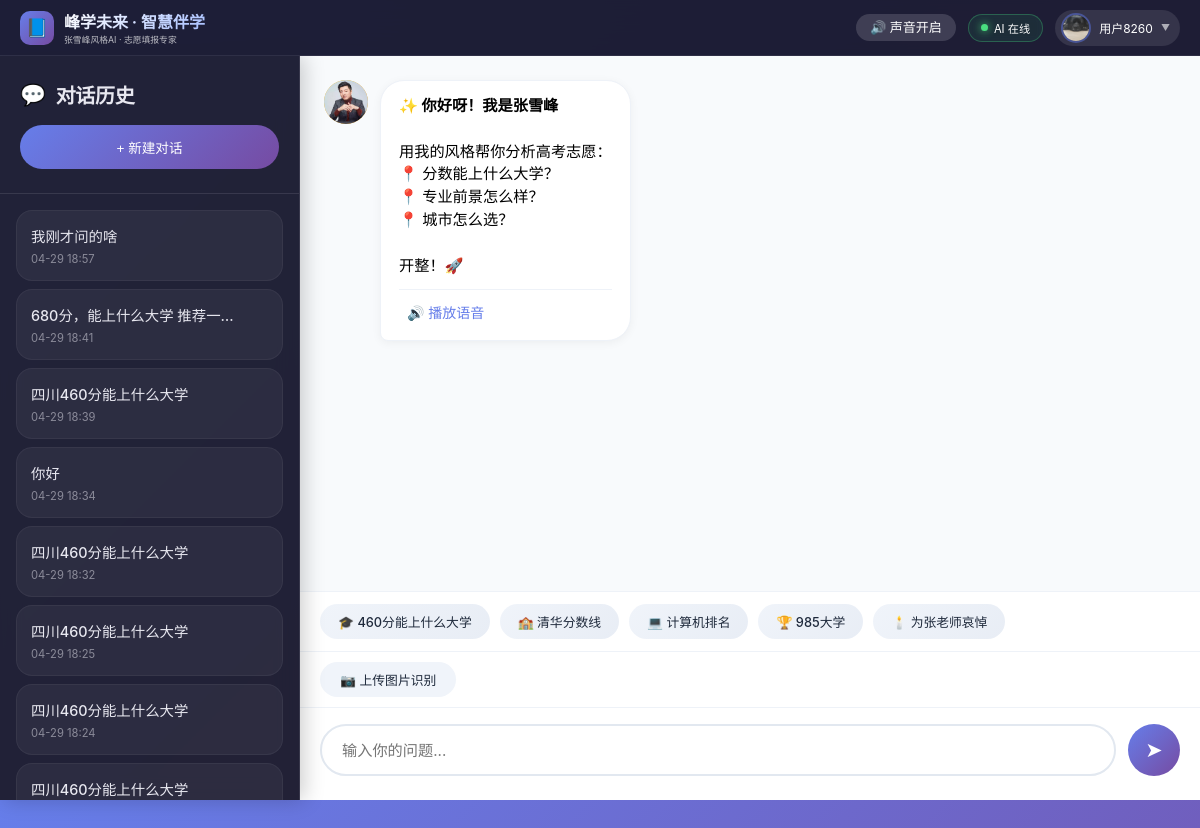
/ (signed in), run on the app's committed database.
### chat/models.py (models this page shows, shortened)
class Conversation(models.Model):
    session_id = models.CharField(max_length=100, unique=True, db_index=True)
    user = models.ForeignKey(
        User,
        on_delete=models.CASCADE,
        related_name='conversations',
        null=True,
        blank=True
    )
    title = models.CharField(max_length=200, default='新对话')
    created_at = models.DateTimeField(auto_now_add=True)
    updated_at = models.DateTimeField(auto_now=True)
    class Meta:
        db_table = 'chat_conversation'
        ordering = ['-updated_at']

### chat/views.py (the view)
# urls.py: path('', views.index, name='index'),
@login_required_view
def index(request):
    conversations = Conversation.objects.filter(user=request.user)
    device = request.GET.get('device')
    if not device:
        device = request.COOKIES.get('device')
    if not device:
        ua = request.META.get('HTTP_USER_AGENT', '').lower()
        if 'mobile' in ua or 'android' in ua or 'iphone' in ua:
            device = 'mobile'
        elif 'pad' in ua or 'tablet' in ua:
            device = 'tablet'
        else:
            device = 'desktop'
    template_name = f'index_{device}.html'
    return render(request, template_name, {
        'conversations': conversations
    })

### chat/templates/index_desktop.html (shortened to what this page needs)
{% load static %}
<!DOCTYPE html>
<html lang="zh-CN">
<head>
    <link rel="stylesheet" href="https://cdnjs.cloudflare.com/ajax/libs/highlight.js/11.9.0/styles/github.min.css">
    <link rel="stylesheet" href="{% static 'css/chat.css' %}">
</head>
<body>
    {% include 'components/navbar.html' %}
    <div class="sidebar" id="sidebar">
        <div class="sidebar-header">
            <h2>对话历史</h2>
            <button class="new-chat-btn" id="newChatBtn">+ 新建对话</button>
        </div>
        <div class="conversation-list" id="conversationList">
            {% for conv in conversations %}
            <div class="conv-item" data-id="{{ conv.session_id }}">
                <div class="conv-title">{{ conv.title }}</div>
                <div class="conv-time">{{ conv.updated_at|date:"m-d H:i" }}</div>
            </div>
            {% empty %}
            <div class="empty-conversations">✨ 暂无对话记录</div>
            {% endfor %}
        </div>
    </div>
    <div class="main-chat">
        <div class="chat-messages" id="chatMessages">
            <div class="message bot">
                <div class="avatar">
                    <img src="{% static 'images/zhangxuefeng.png' %}" alt="张雪峰">
                </div>
                <div class="bubble">
                    <strong>✨ 你好呀！我是张雪峰</strong><br><br>
                    用我的风格帮你分析高考志愿：<br>
                    📍 分数能上什么大学？<br>
                    📍 专业前景怎么样？<br>
                    📍 城市怎么选？<br><br>
                    开整！🚀
                </div>
            </div>
        </div>
        <div class="quick-replies" id="quickReplies">
            <div class="quick-reply-chip" data-msg="四川460分能上什么大学">🎓 460分能上什么大学</div>
            <div class="quick-reply-chip" data-msg="清华大学录取分数线">🏫 清华分数线</div>
            <div class="quick-reply-chip" data-msg="计算机专业排名">💻 计算机排名</div>
            <div class="quick-reply-chip" data-msg="985大学有哪些">🏆 985大学</div>
            <div class="quick-reply-chip" data-msg="张雪峰老师，一路走好，感谢您为中国教育事业做出的贡献">🕯️ 为张老师哀悼</div>
        </div>
        <div class="action-toolbar">
            <button class="func-btn" id="uploadImageBtn">📷 上传图片识别</button>
        </div>
        <div class="chat-input-area">
            <input type="text" id="messageInput" placeholder="输入你的问题...">
            <button class="send-btn" id="sendBtn">➤</button>
        </div>
    </div>
</body>
</html>

### static/css/chat.css (style rules this page uses)
* { margin: 0; padding: 0; box-sizing: border-box; }
body { background: linear-gradient(135deg, #667eea 0%, #764ba2 100%); font-family: 'Inter', system-ui, -apple-system, 'Segoe UI', Roboto, 'Helvetica Neue', sans-serif; height: 100vh; display: flex; overflow: hidden; position: relative; }
body::before { content: ''; position: absolute; width: 100%; height: 100%; background-repeat: repeat; opacity: 0.3; pointer-events: none; }
.sidebar { width: 300px; background: rgba(30, 30, 47, 0.95); backdrop-filter: blur(10px); color: #e8e8f0; display: flex; flex-direction: column; box-shadow: 4px 0 20px rgba(0,0,0,0.2); z-index: 10; transition: all 0.3s cubic-bezier(0.4, 0, 0.2, 1); border-right: 1px solid rgba(255,255,255,0.1); }
.sidebar-header { padding: 24px 20px; border-bottom: 1px solid rgba(255,255,255,0.1); }
.sidebar-header h2 { font-size: 1.25rem; font-weight: 600; display: flex; align-items: center; gap: 10px; letter-spacing: -0.3px; }
.sidebar-header h2::before { content: '💬'; font-size: 1.3rem; }
.new-chat-btn { background: linear-gradient(135deg, #667eea 0%, #764ba2 100%); border: none; color: white; padding: 12px 16px; border-radius: 40px; cursor: pointer; font-size: 0.85rem; font-weight: 500; width: 100%; transition: all 0.3s ease; margin-top: 16px; display: flex; align-items: center; justify-content: center; gap: 8px; }
.conversation-list { flex: 1; overflow-y: auto; padding: 16px; }
.conv-item { padding: 14px; border-radius: 16px; cursor: pointer; margin-bottom: 8px; transition: all 0.2s ease; background: rgba(255,255,255,0.05); position: relative; border: 1px solid rgba(255,255,255,0.05); }
.conv-title { font-size: 0.9rem; font-weight: 500; margin-bottom: 6px; overflow: hidden; text-overflow: ellipsis; white-space: nowrap; padding-right: 30px; }
.conv-time { font-size: 0.7rem; opacity: 0.5; }
.main-chat { flex: 1; display: flex; flex-direction: column; background: rgba(255, 255, 255, 0.97); }
.chat-messages { flex: 1; overflow-y: auto; padding: 24px; display: flex; flex-direction: column; gap: 16px; background: #f8fafc; overflow-x: hidden; }
.message { display: flex; align-items: flex-start; gap: 12px; max-width: 80%; animation: slideIn 0.3s cubic-bezier(0.4, 0, 0.2, 1); }
.avatar { width: 44px; height: 44px; border-radius: 50%; flex-shrink: 0; overflow: hidden; background: linear-gradient(135deg, #e2e8f0, #cbd5e1); display: flex; align-items: center; justify-content: center; transition: transform 0.2s; }
.avatar img { width: 100%; height: 100%; object-fit: cover; }
.message.bot .avatar { background: linear-gradient(135deg, #fbbf24, #f59e0b); animation: bounce 2s infinite; }
.bubble { background: white; padding: 14px 18px; border-radius: 24px; font-size: 0.95rem; line-height: 1.5; box-shadow: 0 2px 10px rgba(0,0,0,0.05); word-break: break-word; overflow-wrap: break-word; transition: all 0.2s; max-width: 100%; min-width: 0; }
.message.bot .bubble { background: white; border-bottom-left-radius: 8px; border: 1px solid #eef2f8; }
.quick-replies { display: flex; gap: 10px; padding: 12px 20px; background: white; overflow-x: auto; border-top: 1px solid #eef2f8; }
.quick-reply-chip { background: linear-gradient(135deg, #f0f4fa, #e8edf5); border-radius: 40px; padding: 8px 18px; font-size: 0.8rem; font-weight: 500; cursor: pointer; white-space: nowrap; transition: all 0.2s; color: #1e293b; }
.action-toolbar { padding: 10px 20px; background: white; border-top: 1px solid #eef2f8; display: flex; gap: 12px; flex-wrap: wrap; }
.func-btn { background: #f0f4fa; border: none; padding: 8px 20px; border-radius: 40px; font-size: 0.8rem; font-weight: 500; cursor: pointer; transition: all 0.2s; color: #1e293b; display: flex; align-items: center; gap: 8px; }
.chat-input-area { background: white; padding: 16px 20px 24px; display: flex; gap: 12px; border-top: 1px solid #eef2f8; }
.chat-input-area input { flex: 1; border: 2px solid #e2e8f0; border-radius: 40px; padding: 14px 20px; font-size: 0.95rem; outline: none; transition: all 0.2s; font-family: inherit; }
.send-btn { background: linear-gradient(135deg, #667eea, #764ba2); border: none; width: 52px; height: 52px; border-radius: 50%; color: white; font-size: 1.3rem; cursor: pointer; transition: all 0.2s; display: flex; align-items: center; justify-content: center; }

### chat/templates/components/navbar.html (style rules this page uses)
body { padding-top: 56px !important; }

### data on the page
Conversation: title "我刚才问的啥", updated_at "04-29 18:57"
Conversation: title "680分，能上什么大学 推荐一…", updated_at "04-29 18:41"
Conversation: title "四川460分能上什么大学", updated_at "04-29 18:39"
Conversation: title "你好", updated_at "04-29 18:34"
Conversation: title "四川460分能上什么大学", updated_at "04-29 18:32"
Conversation: title "四川460分能上什么大学", updated_at "04-29 18:25"
Conversation: title "四川460分能上什么大学", updated_at "04-29 18:24"
Conversation: title "四川460分能上什么大学"
